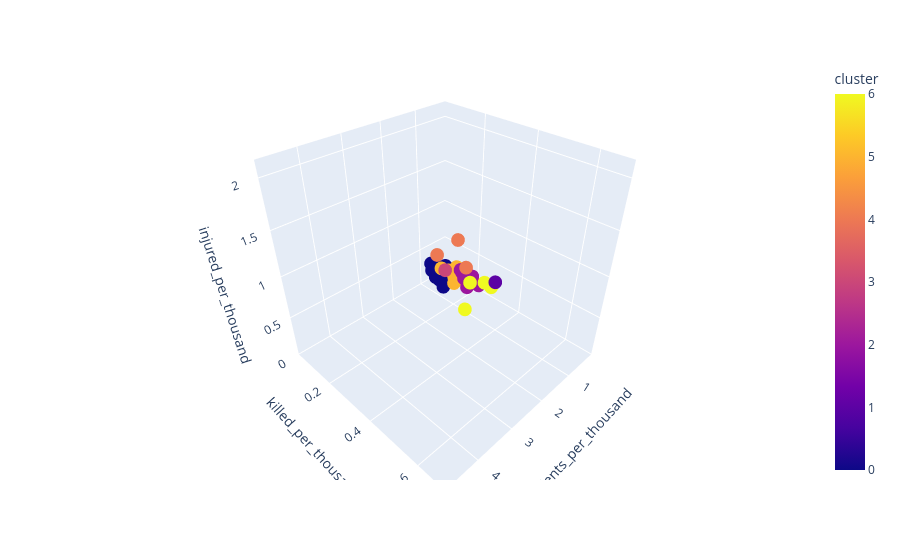

The code cell stored with this chart in its notebook:
### Code cell
import plotly.express as px
fig = px.scatter_3d(df_norm, x="incidents_per_thousand",
                    y="killed_per_thousand", z="injured_per_thousand",
                    color="cluster", hover_name=df_norm.index)
fig.show()

### Figure 1 — Plotly figure (JSON) as saved in the notebook; plotly's stock layout.template omitted (floating-point values rounded to 4 significant figures)
{"data": [{"hovertemplate": "<b>%{hovertext}</b><br><br>incidents_per_thousand=%{x}<br>killed_per_thousand=%{y}<br>injured_per_thousand=%{z}<br>cluster=%{marker.color}<extra></extra>", "hovertext": ["District of Columbia", "Alaska", "Delaware", "Louisiana", "South Carolina", "Illinois", "Mississippi", "Tennessee", "Alabama", "Missouri", "Maryland", "Arkansas", "Kentucky", "Indiana", "Oklahoma", "Ohio", "Massachusetts", "Georgia", "Nebraska", "North Carolina", "West Virginia", "Connecticut", "Rhode Island", "Wyoming", "Wisconsin", "Iowa", "New Mexico", "North Dakota", "Vermont", "Florida", "Kansas", "New Hampshire", "Virginia", "Pennsylvania", "Maine", "Nevada", "South Dakota", "Montana", "Michigan", "New Jersey", "Colorado", "Oregon", "Texas", "New York", "Washington", "Minnesota", "California", "Idaho", "Utah", "Arizona", "Hawaii"], "legendgroup": "", "marker": {"color": [3, 6, 4, 1, 6, 4, 6, 4, 6, 6, 2, 2, 2, 2, 2, 2, 0, 2, 5, 2, 5, 0, 0, 0, 5, 0, 2, 0, 0, 5, 5, 0, 5, 5, 0, 2, 0, 5, 5, 5, 5, 0, 5, 0, 0, 0, 5, 0, 0, 5, 0], "coloraxis": "coloraxis", "symbol": "circle"}, "mode": "markers", "name": "", "scene": "scene", "showlegend": false, "type": "scatter3d", "x": [4.731, 1.829, 1.79, 1.737, 1.418, 1.365, 1.204, 1.157, 1.127, 1.092, 0.9687, 0.9543, 0.9392, 0.8855, 0.8837, 0.8818, 0.8803, 0.8769, 0.873, 0.8711, 0.855, 0.855, 0.8475, 0.8436, 0.8309, 0.8065, 0.7873, 0.7599, 0.7549, 0.7437, 0.7374, 0.7214, 0.7114, 0.6984, 0.6828, 0.6809, 0.637, 0.6191, 0.6178, 0.6075, 0.5873, 0.5693, 0.4942, 0.4941, 0.4794, 0.4393, 0.419, 0.4003, 0.3595, 0.3409, 0.2032], "y": [0.6796, 0.362, 0.2305, 0.4671, 0.3291, 0.2651, 0.3935, 0.2767, 0.3874, 0.3518, 0.2825, 0.2596, 0.2409, 0.2433, 0.2407, 0.2159, 0.06947, 0.2413, 0.119, 0.2218, 0.1819, 0.09506, 0.05966, 0.1247, 0.1496, 0.08747, 0.2369, 0.0915, 0.09117, 0.1934, 0.1863, 0.06585, 0.1745, 0.1873, 0.08432, 0.2787, 0.1054, 0.1494, 0.1599, 0.1317, 0.146, 0.1111, 0.1837, 0.08675, 0.1191, 0.08409, 0.1429, 0.1005, 0.09457, 0.1602, 0.0443], "z": [2.095, 0.4407, 0.9062, 0.9428, 0.6304, 1.051, 0.6301, 0.6794, 0.6178, 0.5904, 0.5291, 0.4523, 0.4279, 0.4473, 0.3965, 0.4909, 0.2504, 0.3985, 0.3564, 0.4614, 0.3523, 0.3507, 0.3276, 0.0888, 0.3675, 0.2631, 0.2599, 0.1724, 0.1168, 0.3499, 0.32, 0.1078, 0.4265, 0.3955, 0.09938, 0.3317, 0.1335, 0.132, 0.3011, 0.2864, 0.2079, 0.1728, 0.2223, 0.2574, 0.1797, 0.1671, 0.1964, 0.09025, 0.1348, 0.1605, 0.05977]}], "layout": {"coloraxis": {"colorbar": {"title": {"text": "cluster"}}, "colorscale": [[0, "#0d0887"], [0.1111, "#46039f"], [0.2222, "#7201a8"], [0.3333, "#9c179e"], [0.4444, "#bd3786"], [0.5556, "#d8576b"], [0.6667, "#ed7953"], [0.7778, "#fb9f3a"], [0.8889, "#fdca26"], [1, "#f0f921"]]}, "legend": {"tracegroupgap": 0}, "margin": {"t": 60}, "scene": {"domain": {"x": [0, 1], "y": [0, 1]}, "xaxis": {"title": {"text": "incidents_per_thousand"}}, "yaxis": {"title": {"text": "killed_per_thousand"}}, "zaxis": {"title": {"text": "injured_per_thousand"}}}}}
